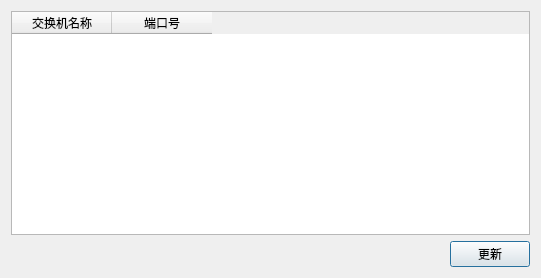
<?xml version="1.0" encoding="UTF-8"?>
<ui version="4.0">
 <class>ShowSPortDialog</class>
 <widget class="QDialog" name="ShowSPortDialog">
  <property name="geometry">
   <rect>
    <x>0</x>
    <y>0</y>
    <width>541</width>
    <height>278</height>
   </rect>
  </property>
  <property name="windowTitle">
   <string>Dialog</string>
  </property>
  <layout class="QGridLayout" name="gridLayout">
   <item row="0" column="0">
    <widget class="QTableWidget" name="SPortTableWidget">
     <column>
      <property name="text">
       <string>交换机名称</string>
      </property>
     </column>
     <column>
      <property name="text">
       <string>端口号</string>
      </property>
     </column>
    </widget>
   </item>
   <item row="1" column="0">
    <layout class="QHBoxLayout" name="horizontalLayout">
     <item>
      <spacer name="horizontalSpacer">
       <property name="orientation">
        <enum>Qt::Horizontal</enum>
       </property>
       <property name="sizeHint" stdset="0">
        <size>
         <width>40</width>
         <height>20</height>
        </size>
       </property>
      </spacer>
     </item>
     <item>
      <widget class="QPushButton" name="getPortDataButton">
       <property name="text">
        <string>更新</string>
       </property>
      </widget>
     </item>
    </layout>
   </item>
  </layout>
 </widget>
 <resources/>
 <connections/>
</ui>
